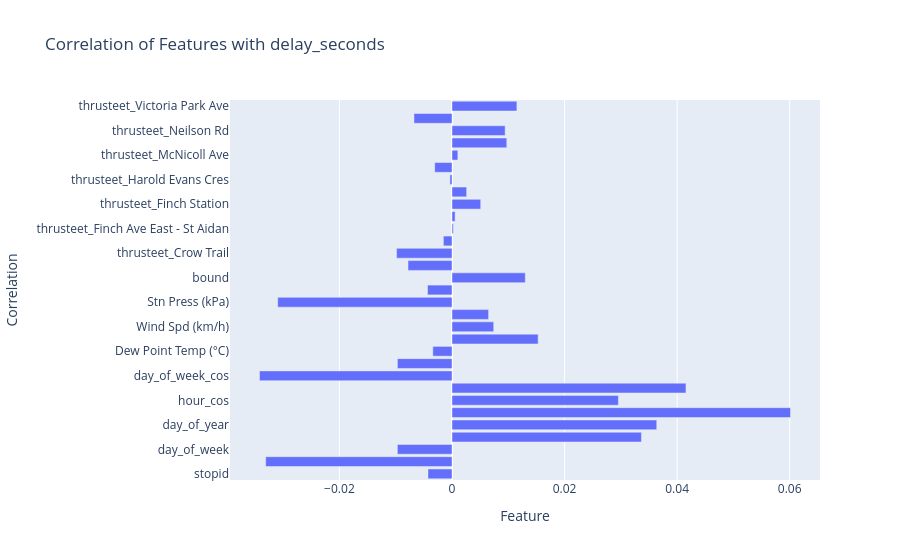

This figure's notebook cell:
### Markdown cell above
Correlation Analysis of dataset with categorical column

### Code cell
## correlation analysis of features with the target variable and show it in table
# remove thrusteet
df_corr_encoded_data = df_with_encoding.drop(columns=['thrustreet', 'route', 'trip_id', 'Climate ID', 'actual_arrival', 'nearest_whole_hour']).to_pandas()  # Convert to pandas for correlation analysis
correlation_matrix = df_corr_encoded_data.corr(method='pearson')
target_correlation = correlation_matrix['delay_seconds'].drop('delay_seconds')  
print("Correlation of features with delay_seconds:")
print(target_correlation.sort_values(ascending=False))
# Visualize the correlation of features with the target variable using a bar chart
correlation_df = target_correlation.reset_index()
correlation_df.columns = ['Correlation', 'Feature']
fig = px.bar(correlation_df, x='Feature', y='Correlation', title='Correlation of Features with delay_seconds')
show(fig)

### Figure 1 — Plotly figure (JSON) as saved in the notebook; plotly's stock layout.template omitted (floating-point values rounded to 4 significant figures)
{"data": [{"hovertemplate": "Feature=%{x}<br>Correlation=%{y}<extra></extra>", "legendgroup": "", "marker": {"color": "#636efa", "pattern": {"shape": ""}}, "name": "", "orientation": "h", "showlegend": false, "textposition": "auto", "type": "bar", "x": [-0.004269, -0.0331, -0.009705, 0.03366, 0.03638, 0.06014, 0.02956, 0.04157, -0.0342, -0.009704, -0.003403, 0.01531, 0.007411, 0.0065, -0.03096, -0.004352, 0.01302, -0.007813, -0.009845, -0.001533, 0.0002265, 0.0005532, 0.0051, 0.0026, -0.0003671, -0.003069, 0.001037, 0.009732, 0.009444, -0.006752, 0.01153], "xaxis": "x", "y": ["stopid", "hour", "day_of_week", "month", "day_of_year", "hour_sin", "hour_cos", "day_of_week_sin", "day_of_week_cos", "Temp (°C)", "Dew Point Temp (°C)", "Rel Hum (%)", "Wind Spd (km/h)", "Visibility (km)", "Stn Press (kPa)", "Precip. Amount (mm)", "bound", "thrusteet_Baldoon Rd", "thrusteet_Crow Trail", "thrusteet_Finch Ave East", "thrusteet_Finch Ave East - St Aidan", "thrusteet_Finch Ave West", "thrusteet_Finch Station", "thrusteet_Gordon Baker Rd", "thrusteet_Harold Evans Cres", "thrusteet_Littles Rd", "thrusteet_McNicoll Ave", "thrusteet_Morningview Trail", "thrusteet_Neilson Rd", "thrusteet_Old Finch Ave", "thrusteet_Victoria Park Ave"], "yaxis": "y"}], "layout": {"barmode": "relative", "legend": {"tracegroupgap": 0}, "title": {"text": "Correlation of Features with delay_seconds"}, "xaxis": {"anchor": "y", "domain": [0, 1], "title": {"text": "Feature"}}, "yaxis": {"anchor": "x", "domain": [0, 1], "title": {"text": "Correlation"}}}}
